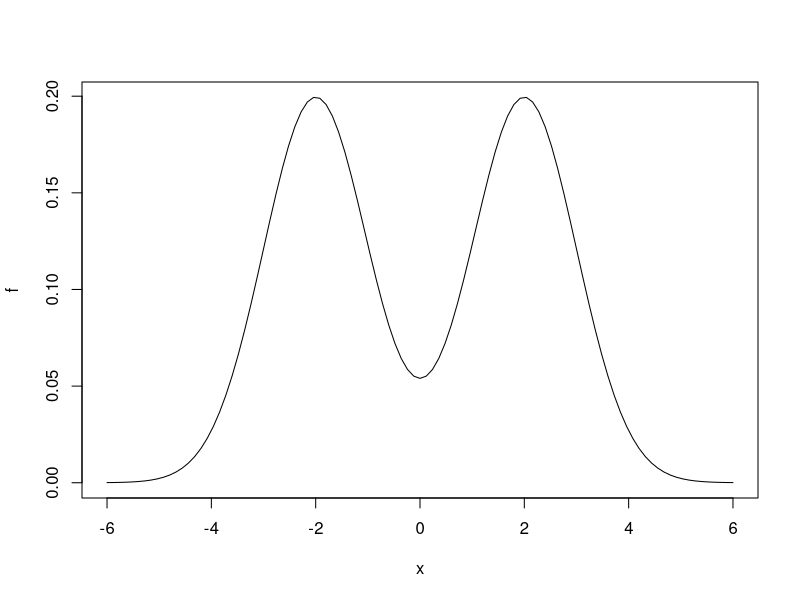
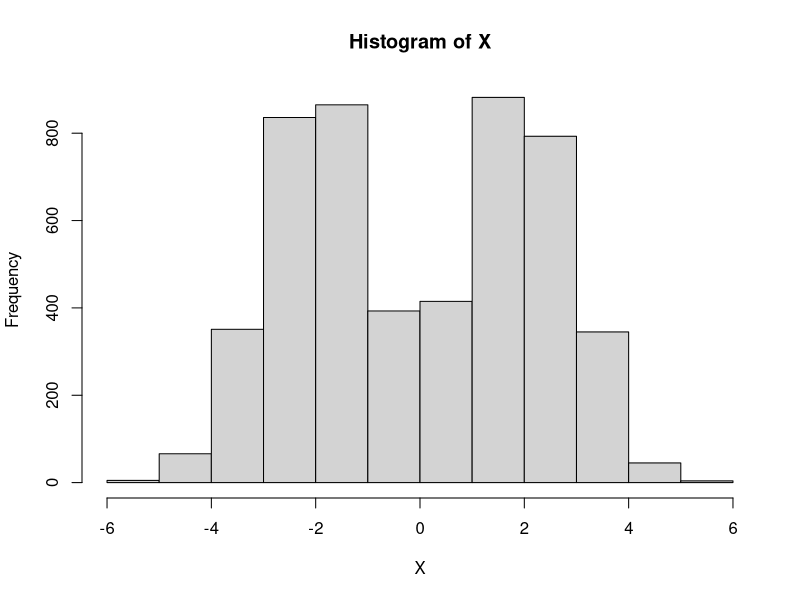
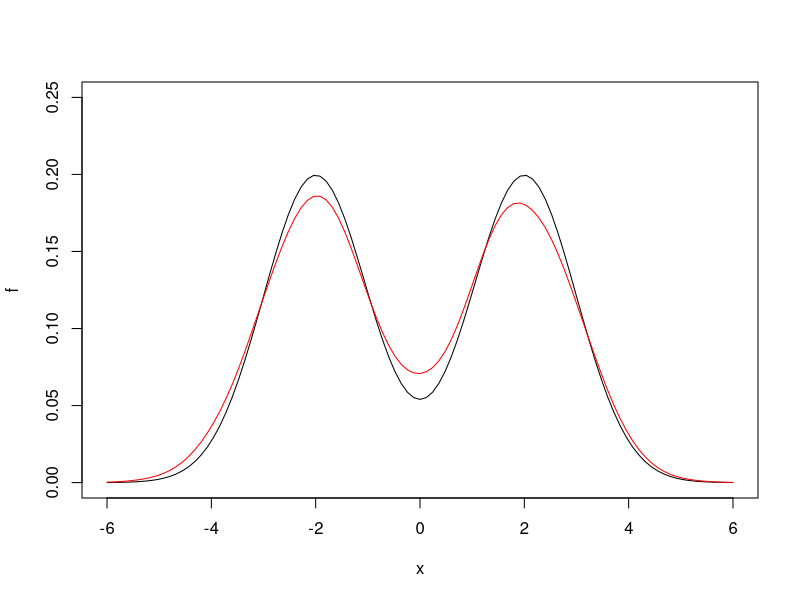
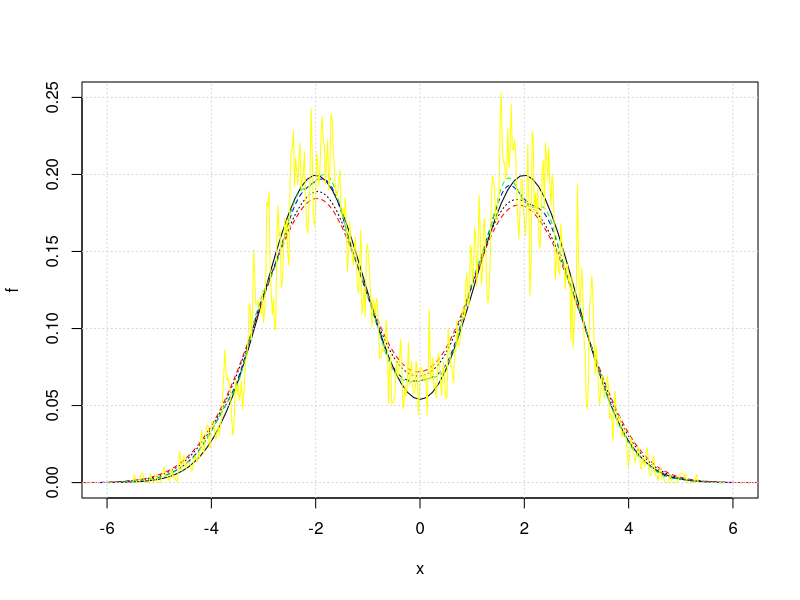
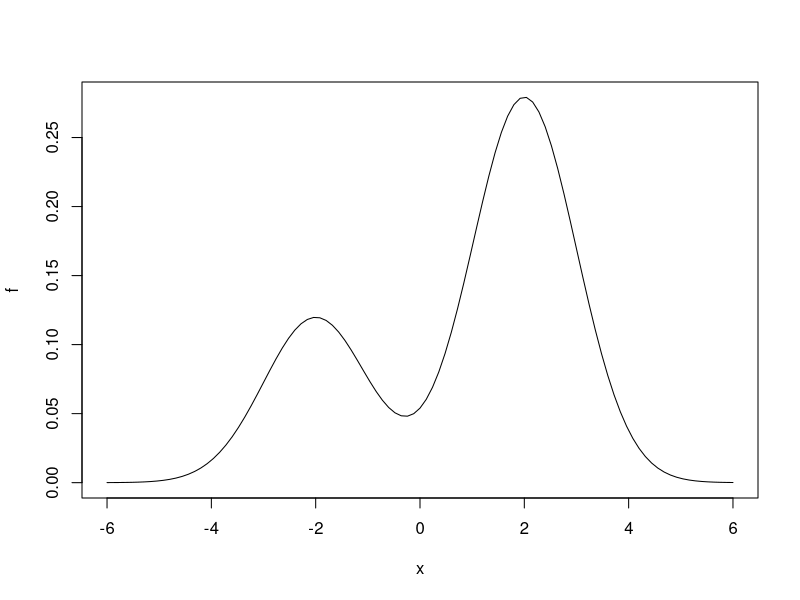
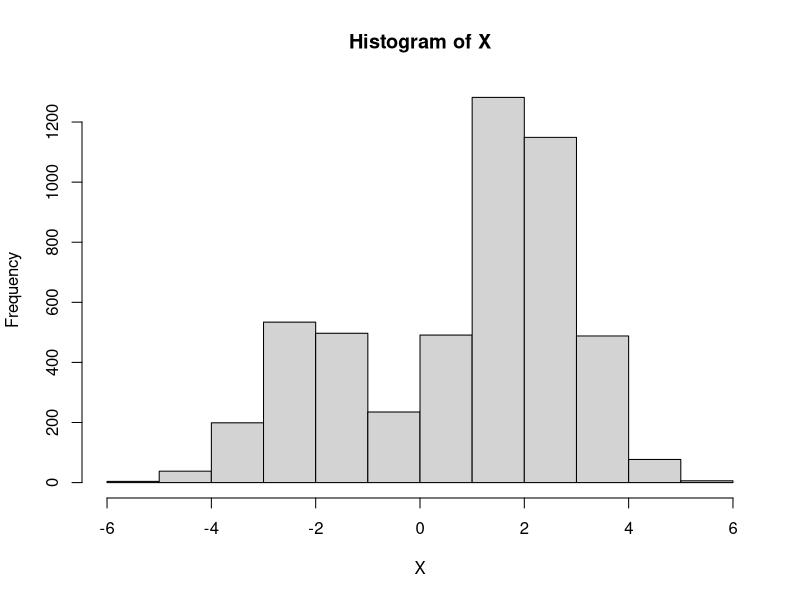
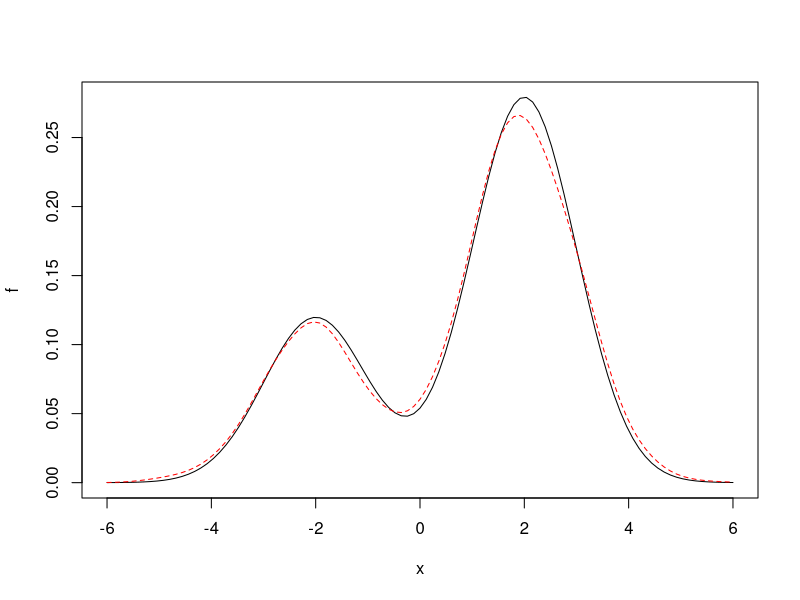
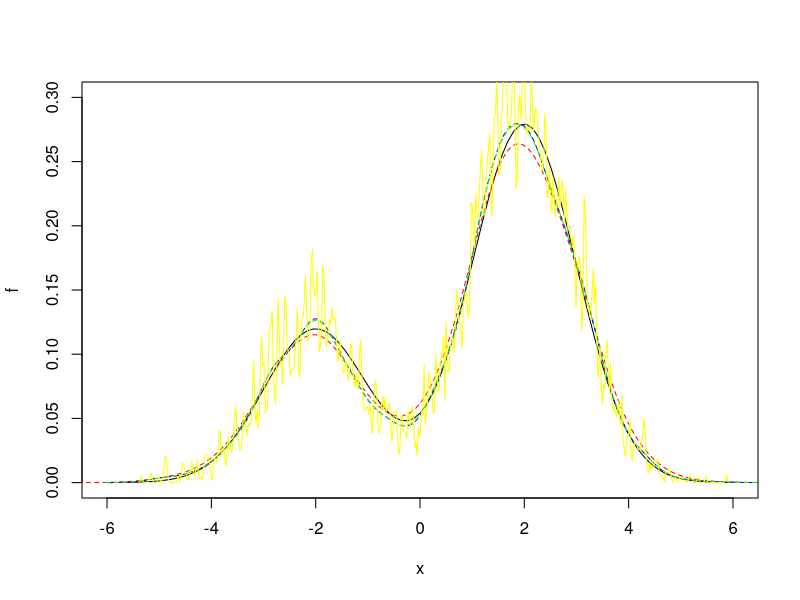

Here is the R script that generated these plots, in order:

#### Exercice 1 ####
# Soit X une variable aléatoire réelle suivant la loi 0.5*N(-2,1)+0.5*N(2,1).

# 1 Tracer la densité f de X (sur l'intervalle [-6,6]) 

# 2. Ecrire une fonction qui permet de générer un échantillon i.i.d. (de taille n=5000) 
# suivant la loi de X

# 3. Tracer les estimateurs à noyau (noyau gaussien) pour les trois paramètres de lissage suivants 
# h1 : choisi par référence à une loi normale; 
# h2 = choisi selon la méthode SJ, 
# h3  : choisi selon la méthode CV


#### Solution ####

#1

f <- function(x) 0.5*dnorm(x, mean=-2, sd=1)+0.5*dnorm(x, mean=2, sd=1)
plot(f, xlim = c(-6,6))

# 2
# générer un échantillon de taille n=5000 de X
n <- 5000
U <- runif(n)
genere_X <- function(u){ 
    lapply(X=u, FUN=function(u){(u<=0.5)*rnorm(n=1,mean=-2, sd=1)+(u>0.5)*rnorm(n=1,mean=2, sd=1)}) 
}

X <- as.numeric(genere_X(U)) # génère un échantillon de X de taille n
hist(X)

k <- function(t){(1/sqrt(2*pi))*exp(-t^2/2)} # Le noyau (une densité de proba symétrique, le noyau gaussien).
h <- n^(-1/5)*sd(X) # La fenêtre de lissage.

# On utilise lapply() pour éviter la boucle for, de plus x peut être un vecteur 
f_h <- function(x) lapply(X=x, FUN=function(x){(1/h)*mean(k((x-X)/h))})

plot(f, xlim = c(-6,6), ylim = c(0,0.25))
curve(f_h, add = TRUE, col = 'red')

Ecart_Iq <- summary(X)["3rd Qu."]-summary(X)["1st Qu."]
h1 <- 1.06*min(sqrt((n-1)/n)*sd(X), Ecart_Iq/1.349)*n^(-1/5) # La largeur de la fenêtre de lissage.

h0 <- bw.nrd0(X)
h1 <- bw.nrd(X) 
h2 <- bw.SJ(X) 
h3 <- bw.ucv(X)

f0 <- density(X, bw=h0)
f1 <- density(X, bw=h1)
f2 <- density(X, bw=h2)
f3 <- density(X, bw=h3)
f4 <- density(X, bw=0.01)

plot(f, xlim=c(-6,6), ylim=c(0,0.25))
lines(f0, col="black", lty=3)
lines(f1, col="red", lty=2)
lines(f2, col="blue", lty=2)
lines(f3, col="green", lty=2)
lines(f4, col="yellow", lty=1)
grid()

#### Exercice 2 ###############

# Soit X une variable aléatoire réelle suivant la loi 0.3*N(-2,1)+0.7*N(2,1)

# 1 Tracer la densité f de X (sur l'intervalle [-6,6]) 

# 2. Ecrire une fonction qui permet de générer un échantillon i.i.d. (de taille n=5000) suivant la loi de X

# 3. Tracer les estimateurs à noyau (noyau gaussien) pour les trois paramètres de lissage suivants 
# h1 : choisi par référence à une loi normale; 
# h2 = choisi selon la méthode SJ, 
# h3  : choisi selon la méthode CV


#### Solution ####
#1
f <- function(x) 0.3*dnorm(x, mean=-2)+0.7*dnorm(x, mean=2)
plot(f, xlim=c(-6,6))

#2
# générer un échantillon de taille n=5000 de X
n <- 5000
U <- runif(n)
genere_X <- function(u){ 
    lapply(X=u, FUN=function(u){(u<0.3)*rnorm(1,-2)+(u>0.3)*rnorm(1,2)}) 
}

X <- as.numeric(genere_X(U)) # génère un échantillon de X de taille n
hist(X)

k <- function(t){(1/sqrt(2*pi))*exp(-t^2/2)} # Le noyau (une densité de proba symétrique, le noyau gaussien).
h <- n^(-1/5)*sd(X) # La fenêtre de lissage.
# On utilise lapply() pour éviter la boucle for, de plus x peut être un vecteur 
f_h <- function(x) lapply(X=x, FUN=function(x){(1/h)*mean(k((x-X)/h))})

plot(f, xlim=c(-6,6))
curve(f_h, xlim=c(-6,6), add=TRUE, col="red", lty=2)

# Ecart_Iq <- summary(X)["3rd Qu."]-summary(X)["1st Qu."]
# h1 <- 1.06*min(sqrt((n-1)/n)*sd(X), Ecart_Iq/1.349)*n^(-1/5) # La largeur de la fenêtre de lissage.

h1 <- bw.nrd(X) 
h2 <- bw.SJ(X) 
h3 <- bw.ucv(X)

f1 <- density(X, bw=h1)
f2 <- density(X, bw=h2)
f3 <- density(X, bw=h3)
f4 <- density(X, bw=0.01)

plot(f, xlim=c(-6,6), ylim=c(0,0.3))
lines(f1, col="red", lty=2)
lines(f2, col="blue", lty=2)
lines(f3, col="green", lty=2)
lines(f4, col="yellow", lty=1)

